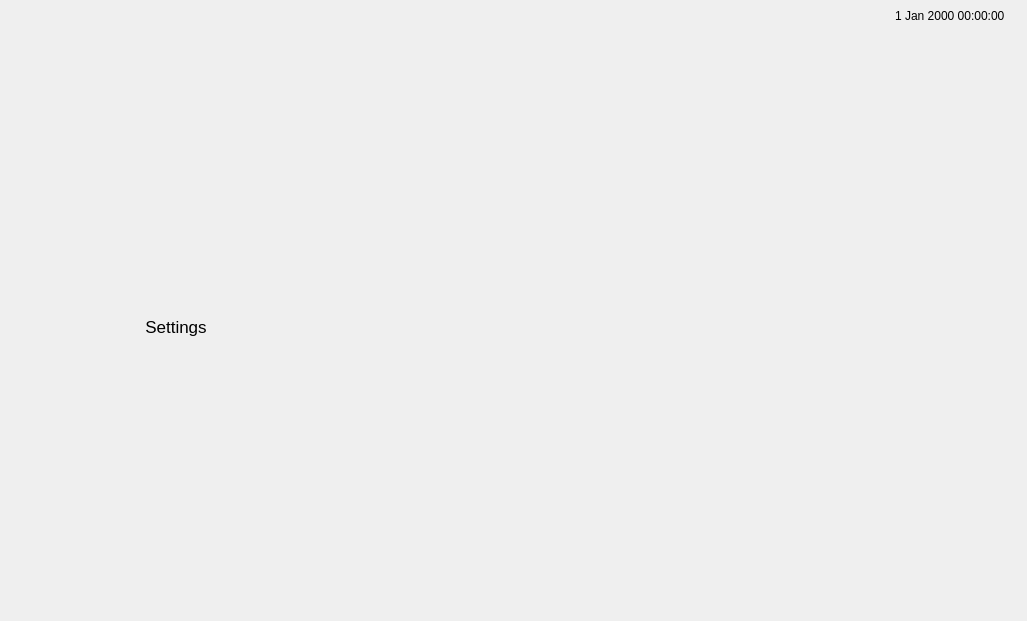
<?xml version="1.0" encoding="UTF-8"?>
<ui version="4.0">
 <class>p2Landing</class>
 <widget class="QWidget" name="p2Landing">
  <property name="geometry">
   <rect>
    <x>0</x>
    <y>0</y>
    <width>1027</width>
    <height>621</height>
   </rect>
  </property>
  <property name="windowTitle">
   <string>Form</string>
  </property>
  <property name="styleSheet">
   <string notr="true">QPushButton#backToHome{
border: 0px solid gray;
border-radius: 10px;
padding: 0 8px;
background-color: transparent;
}
QPushButton{
border: 0px solid gray;
border-radius: 10px;
padding: 0 8px;
background-color: transparent;
}
QDateTimeEdit {
  background: transparent;
  border: 0px solid gray;
  border-radius: 3px;
  padding: 1px 18px 1px 3px;
  min-width: 6em;
}
QDateTimeEdit::drop-down {
  subcontrol-origin: padding;
  subcontrol-position: top right;
  width: 15px;
  border-left-width: 1px;
  border-left-color: red;
  border-left-style: solid;
  border-top-right-radius: 3px;
  border-bottom-right-radius: 3px;
}

</string>
  </property>
  <widget class="QDateTimeEdit" name="dateTimeEdit">
   <property name="geometry">
    <rect>
     <x>890</x>
     <y>0</y>
     <width>201</width>
     <height>31</height>
    </rect>
   </property>
   <property name="layoutDirection">
    <enum>Qt::LeftToRight</enum>
   </property>
   <property name="readOnly">
    <bool>true</bool>
   </property>
   <property name="calendarPopup">
    <bool>false</bool>
   </property>
  </widget>
  <widget class="QPushButton" name="backToHome">
   <property name="geometry">
    <rect>
     <x>480</x>
     <y>530</y>
     <width>71</width>
     <height>61</height>
    </rect>
   </property>
   <property name="text">
    <string/>
   </property>
  </widget>
  <widget class="QWidget" name="gridLayoutWidget">
   <property name="geometry">
    <rect>
     <x>90</x>
     <y>40</y>
     <width>861</width>
     <height>471</height>
    </rect>
   </property>
   <layout class="QGridLayout" name="gridLayout">
    <property name="horizontalSpacing">
     <number>6</number>
    </property>
    <property name="verticalSpacing">
     <number>20</number>
    </property>
    <item row="1" column="0">
     <layout class="QHBoxLayout" name="horizontalLayout_4">
      <property name="spacing">
       <number>0</number>
      </property>
      <property name="sizeConstraint">
       <enum>QLayout::SetNoConstraint</enum>
      </property>
      <item>
       <layout class="QVBoxLayout" name="settings">
        <property name="spacing">
         <number>0</number>
        </property>
        <property name="bottomMargin">
         <number>0</number>
        </property>
        <item>
         <widget class="QPushButton" name="settingsButton">
          <property name="sizePolicy">
           <sizepolicy hsizetype="Minimum" vsizetype="Minimum">
            <horstretch>0</horstretch>
            <verstretch>0</verstretch>
           </sizepolicy>
          </property>
          <property name="text">
           <string/>
          </property>
         </widget>
        </item>
        <item>
         <widget class="QLabel" name="settingsLabel">
          <property name="sizePolicy">
           <sizepolicy hsizetype="Minimum" vsizetype="Minimum">
            <horstretch>0</horstretch>
            <verstretch>0</verstretch>
           </sizepolicy>
          </property>
          <property name="maximumSize">
           <size>
            <width>200</width>
            <height>30</height>
           </size>
          </property>
          <property name="font">
           <font>
            <pointsize>13</pointsize>
           </font>
          </property>
          <property name="text">
           <string>Settings</string>
          </property>
          <property name="alignment">
           <set>Qt::AlignHCenter|Qt::AlignTop</set>
          </property>
         </widget>
        </item>
       </layout>
      </item>
      <item>
       <layout class="QVBoxLayout" name="app7">
        <property name="spacing">
         <number>0</number>
        </property>
        <item>
         <widget class="QPushButton" name="app7Button">
          <property name="sizePolicy">
           <sizepolicy hsizetype="Minimum" vsizetype="Preferred">
            <horstretch>0</horstretch>
            <verstretch>0</verstretch>
           </sizepolicy>
          </property>
          <property name="text">
           <string/>
          </property>
         </widget>
        </item>
        <item>
         <widget class="QLabel" name="app7Label">
          <property name="sizePolicy">
           <sizepolicy hsizetype="Minimum" vsizetype="Minimum">
            <horstretch>0</horstretch>
            <verstretch>0</verstretch>
           </sizepolicy>
          </property>
          <property name="maximumSize">
           <size>
            <width>200</width>
            <height>30</height>
           </size>
          </property>
          <property name="font">
           <font>
            <pointsize>13</pointsize>
           </font>
          </property>
          <property name="text">
           <string/>
          </property>
          <property name="alignment">
           <set>Qt::AlignHCenter|Qt::AlignTop</set>
          </property>
         </widget>
        </item>
       </layout>
      </item>
      <item>
       <layout class="QVBoxLayout" name="app8">
        <property name="spacing">
         <number>0</number>
        </property>
        <item>
         <widget class="QPushButton" name="app8Button">
          <property name="sizePolicy">
           <sizepolicy hsizetype="Minimum" vsizetype="Preferred">
            <horstretch>0</horstretch>
            <verstretch>0</verstretch>
           </sizepolicy>
          </property>
          <property name="text">
           <string/>
          </property>
         </widget>
        </item>
        <item>
         <widget class="QLabel" name="app8Label">
          <property name="sizePolicy">
           <sizepolicy hsizetype="Minimum" vsizetype="Minimum">
            <horstretch>0</horstretch>
            <verstretch>0</verstretch>
           </sizepolicy>
          </property>
          <property name="maximumSize">
           <size>
            <width>200</width>
            <height>30</height>
           </size>
          </property>
          <property name="font">
           <font>
            <pointsize>13</pointsize>
           </font>
          </property>
          <property name="text">
           <string/>
          </property>
          <property name="alignment">
           <set>Qt::AlignHCenter|Qt::AlignTop</set>
          </property>
         </widget>
        </item>
       </layout>
      </item>
      <item>
       <layout class="QVBoxLayout" name="app9">
        <property name="spacing">
         <number>0</number>
        </property>
        <item>
         <widget class="QPushButton" name="app9Button">
          <property name="sizePolicy">
           <sizepolicy hsizetype="Minimum" vsizetype="Preferred">
            <horstretch>0</horstretch>
            <verstretch>0</verstretch>
           </sizepolicy>
          </property>
          <property name="text">
           <string/>
          </property>
         </widget>
        </item>
        <item>
         <widget class="QLabel" name="app9Label">
          <property name="sizePolicy">
           <sizepolicy hsizetype="Minimum" vsizetype="Minimum">
            <horstretch>0</horstretch>
            <verstretch>0</verstretch>
           </sizepolicy>
          </property>
          <property name="maximumSize">
           <size>
            <width>200</width>
            <height>30</height>
           </size>
          </property>
          <property name="font">
           <font>
            <pointsize>13</pointsize>
           </font>
          </property>
          <property name="text">
           <string/>
          </property>
          <property name="alignment">
           <set>Qt::AlignHCenter|Qt::AlignTop</set>
          </property>
         </widget>
        </item>
       </layout>
      </item>
      <item>
       <layout class="QVBoxLayout" name="app10">
        <property name="spacing">
         <number>0</number>
        </property>
        <item>
         <widget class="QPushButton" name="app10Button">
          <property name="sizePolicy">
           <sizepolicy hsizetype="Minimum" vsizetype="Preferred">
            <horstretch>0</horstretch>
            <verstretch>0</verstretch>
           </sizepolicy>
          </property>
          <property name="text">
           <string/>
          </property>
         </widget>
        </item>
        <item>
         <widget class="QLabel" name="app10Label">
          <property name="sizePolicy">
           <sizepolicy hsizetype="Minimum" vsizetype="Minimum">
            <horstretch>0</horstretch>
            <verstretch>0</verstretch>
           </sizepolicy>
          </property>
          <property name="maximumSize">
           <size>
            <width>200</width>
            <height>30</height>
           </size>
          </property>
          <property name="font">
           <font>
            <pointsize>13</pointsize>
           </font>
          </property>
          <property name="text">
           <string/>
          </property>
          <property name="alignment">
           <set>Qt::AlignHCenter|Qt::AlignTop</set>
          </property>
         </widget>
        </item>
       </layout>
      </item>
     </layout>
    </item>
    <item row="2" column="0">
     <layout class="QVBoxLayout" name="verticalLayout_2">
      <item>
       <layout class="QHBoxLayout" name="horizontalLayout_2">
        <property name="spacing">
         <number>0</number>
        </property>
        <item>
         <layout class="QVBoxLayout" name="app11">
          <property name="spacing">
           <number>0</number>
          </property>
          <item>
           <widget class="QPushButton" name="app11Button">
            <property name="sizePolicy">
             <sizepolicy hsizetype="Minimum" vsizetype="Preferred">
              <horstretch>0</horstretch>
              <verstretch>0</verstretch>
             </sizepolicy>
            </property>
            <property name="text">
             <string/>
            </property>
           </widget>
          </item>
          <item>
           <widget class="QLabel" name="app11Label">
            <property name="sizePolicy">
             <sizepolicy hsizetype="Minimum" vsizetype="Minimum">
              <horstretch>0</horstretch>
              <verstretch>0</verstretch>
             </sizepolicy>
            </property>
            <property name="maximumSize">
             <size>
              <width>200</width>
              <height>30</height>
             </size>
            </property>
            <property name="font">
             <font>
              <pointsize>13</pointsize>
             </font>
            </property>
            <property name="text">
             <string/>
            </property>
            <property name="alignment">
             <set>Qt::AlignHCenter|Qt::AlignTop</set>
            </property>
           </widget>
          </item>
         </layout>
        </item>
        <item>
         <layout class="QVBoxLayout" name="app12">
          <property name="spacing">
           <number>0</number>
          </property>
          <item>
           <widget class="QPushButton" name="app12Button">
            <property name="sizePolicy">
             <sizepolicy hsizetype="Minimum" vsizetype="Preferred">
              <horstretch>0</horstretch>
              <verstretch>0</verstretch>
             </sizepolicy>
            </property>
            <property name="text">
             <string/>
            </property>
           </widget>
          </item>
          <item>
           <widget class="QLabel" name="app12Label">
            <property name="sizePolicy">
             <sizepolicy hsizetype="Minimum" vsizetype="Minimum">
              <horstretch>0</horstretch>
              <verstretch>0</verstretch>
             </sizepolicy>
            </property>
            <property name="maximumSize">
             <size>
              <width>200</width>
              <height>30</height>
             </size>
            </property>
            <property name="font">
             <font>
              <pointsize>13</pointsize>
             </font>
            </property>
            <property name="text">
             <string/>
            </property>
            <property name="alignment">
             <set>Qt::AlignHCenter|Qt::AlignTop</set>
            </property>
           </widget>
          </item>
         </layout>
        </item>
        <item>
         <layout class="QVBoxLayout" name="app13">
          <property name="spacing">
           <number>0</number>
          </property>
          <item>
           <widget class="QPushButton" name="app13Button">
            <property name="sizePolicy">
             <sizepolicy hsizetype="Minimum" vsizetype="Preferred">
              <horstretch>0</horstretch>
              <verstretch>0</verstretch>
             </sizepolicy>
            </property>
            <property name="text">
             <string/>
            </property>
           </widget>
          </item>
          <item>
           <widget class="QLabel" name="app13Label">
            <property name="sizePolicy">
             <sizepolicy hsizetype="Minimum" vsizetype="Minimum">
              <horstretch>0</horstretch>
              <verstretch>0</verstretch>
             </sizepolicy>
            </property>
            <property name="maximumSize">
             <size>
              <width>200</width>
              <height>30</height>
             </size>
            </property>
            <property name="font">
             <font>
              <pointsize>13</pointsize>
             </font>
            </property>
            <property name="text">
             <string/>
            </property>
            <property name="alignment">
             <set>Qt::AlignHCenter|Qt::AlignTop</set>
            </property>
           </widget>
          </item>
         </layout>
        </item>
        <item>
         <layout class="QVBoxLayout" name="app14">
          <property name="spacing">
           <number>0</number>
          </property>
          <item>
           <widget class="QPushButton" name="app14Button">
            <property name="sizePolicy">
             <sizepolicy hsizetype="Minimum" vsizetype="Preferred">
              <horstretch>0</horstretch>
              <verstretch>0</verstretch>
             </sizepolicy>
            </property>
            <property name="minimumSize">
             <size>
              <width>0</width>
              <height>0</height>
             </size>
            </property>
            <property name="focusPolicy">
             <enum>Qt::StrongFocus</enum>
            </property>
            <property name="text">
             <string/>
            </property>
           </widget>
          </item>
          <item>
           <widget class="QLabel" name="app14Label">
            <property name="sizePolicy">
             <sizepolicy hsizetype="Minimum" vsizetype="Minimum">
              <horstretch>0</horstretch>
              <verstretch>0</verstretch>
             </sizepolicy>
            </property>
            <property name="maximumSize">
             <size>
              <width>200</width>
              <height>30</height>
             </size>
            </property>
            <property name="font">
             <font>
              <pointsize>13</pointsize>
             </font>
            </property>
            <property name="text">
             <string/>
            </property>
            <property name="alignment">
             <set>Qt::AlignHCenter|Qt::AlignTop</set>
            </property>
           </widget>
          </item>
         </layout>
        </item>
        <item>
         <layout class="QVBoxLayout" name="app15">
          <property name="spacing">
           <number>0</number>
          </property>
          <item>
           <widget class="QPushButton" name="app15Button">
            <property name="sizePolicy">
             <sizepolicy hsizetype="Minimum" vsizetype="Preferred">
              <horstretch>0</horstretch>
              <verstretch>0</verstretch>
             </sizepolicy>
            </property>
            <property name="text">
             <string/>
            </property>
           </widget>
          </item>
          <item>
           <widget class="QLabel" name="app15Label">
            <property name="sizePolicy">
             <sizepolicy hsizetype="Minimum" vsizetype="Minimum">
              <horstretch>0</horstretch>
              <verstretch>0</verstretch>
             </sizepolicy>
            </property>
            <property name="maximumSize">
             <size>
              <width>200</width>
              <height>30</height>
             </size>
            </property>
            <property name="font">
             <font>
              <pointsize>13</pointsize>
             </font>
            </property>
            <property name="text">
             <string/>
            </property>
            <property name="alignment">
             <set>Qt::AlignHCenter|Qt::AlignTop</set>
            </property>
           </widget>
          </item>
         </layout>
        </item>
       </layout>
      </item>
     </layout>
    </item>
    <item row="0" column="0">
     <layout class="QVBoxLayout" name="verticalLayout">
      <item>
       <layout class="QHBoxLayout" name="horizontalLayout">
        <property name="spacing">
         <number>0</number>
        </property>
        <item>
         <layout class="QVBoxLayout" name="app1">
          <property name="spacing">
           <number>0</number>
          </property>
          <item>
           <widget class="QPushButton" name="app1Button">
            <property name="sizePolicy">
             <sizepolicy hsizetype="Minimum" vsizetype="Preferred">
              <horstretch>0</horstretch>
              <verstretch>0</verstretch>
             </sizepolicy>
            </property>
            <property name="text">
             <string/>
            </property>
           </widget>
          </item>
          <item>
           <widget class="QLabel" name="app1Label">
            <property name="sizePolicy">
             <sizepolicy hsizetype="Minimum" vsizetype="Minimum">
              <horstretch>0</horstretch>
              <verstretch>0</verstretch>
             </sizepolicy>
            </property>
            <property name="maximumSize">
             <size>
              <width>200</width>
              <height>30</height>
             </size>
            </property>
            <property name="font">
             <font>
              <pointsize>13</pointsize>
             </font>
            </property>
            <property name="text">
             <string/>
            </property>
            <property name="alignment">
             <set>Qt::AlignHCenter|Qt::AlignTop</set>
            </property>
           </widget>
          </item>
         </layout>
        </item>
        <item>
         <layout class="QVBoxLayout" name="app2">
          <property name="spacing">
           <number>0</number>
          </property>
          <item>
           <widget class="QPushButton" name="app2Button">
            <property name="sizePolicy">
             <sizepolicy hsizetype="Minimum" vsizetype="Preferred">
              <horstretch>0</horstretch>
              <verstretch>0</verstretch>
             </sizepolicy>
            </property>
            <property name="text">
             <string/>
            </property>
           </widget>
          </item>
          <item>
           <widget class="QLabel" name="app2Label">
            <property name="sizePolicy">
             <sizepolicy hsizetype="Minimum" vsizetype="Minimum">
              <horstretch>0</horstretch>
              <verstretch>0</verstretch>
             </sizepolicy>
            </property>
            <property name="maximumSize">
             <size>
              <width>200</width>
              <height>30</height>
             </size>
            </property>
            <property name="font">
             <font>
              <pointsize>13</pointsize>
             </font>
            </property>
            <property name="text">
             <string/>
            </property>
            <property name="alignment">
             <set>Qt::AlignHCenter|Qt::AlignTop</set>
            </property>
           </widget>
          </item>
         </layout>
        </item>
        <item>
         <layout class="QVBoxLayout" name="app3">
          <property name="spacing">
           <number>0</number>
          </property>
          <item>
           <widget class="QPushButton" name="app3Button">
            <property name="sizePolicy">
             <sizepolicy hsizetype="Minimum" vsizetype="Preferred">
              <horstretch>0</horstretch>
              <verstretch>0</verstretch>
             </sizepolicy>
            </property>
            <property name="text">
             <string/>
            </property>
           </widget>
          </item>
          <item>
           <widget class="QLabel" name="app3Label">
            <property name="sizePolicy">
             <sizepolicy hsizetype="Minimum" vsizetype="Minimum">
              <horstretch>0</horstretch>
              <verstretch>0</verstretch>
             </sizepolicy>
            </property>
            <property name="maximumSize">
             <size>
              <width>200</width>
              <height>30</height>
             </size>
            </property>
            <property name="font">
             <font>
              <pointsize>13</pointsize>
             </font>
            </property>
            <property name="text">
             <string/>
            </property>
            <property name="alignment">
             <set>Qt::AlignHCenter|Qt::AlignTop</set>
            </property>
           </widget>
          </item>
         </layout>
        </item>
        <item>
         <layout class="QVBoxLayout" name="app4">
          <property name="spacing">
           <number>0</number>
          </property>
          <item>
           <widget class="QPushButton" name="app4Button">
            <property name="sizePolicy">
             <sizepolicy hsizetype="Minimum" vsizetype="Preferred">
              <horstretch>0</horstretch>
              <verstretch>0</verstretch>
             </sizepolicy>
            </property>
            <property name="text">
             <string/>
            </property>
           </widget>
          </item>
          <item>
           <widget class="QLabel" name="app4Label">
            <property name="sizePolicy">
             <sizepolicy hsizetype="Minimum" vsizetype="Minimum">
              <horstretch>0</horstretch>
              <verstretch>0</verstretch>
             </sizepolicy>
            </property>
            <property name="maximumSize">
             <size>
              <width>200</width>
              <height>30</height>
             </size>
            </property>
            <property name="font">
             <font>
              <pointsize>13</pointsize>
             </font>
            </property>
            <property name="text">
             <string/>
            </property>
            <property name="alignment">
             <set>Qt::AlignHCenter|Qt::AlignTop</set>
            </property>
           </widget>
          </item>
         </layout>
        </item>
        <item>
         <layout class="QVBoxLayout" name="app5">
          <property name="spacing">
           <number>0</number>
          </property>
          <item>
           <widget class="QPushButton" name="app5Button">
            <property name="sizePolicy">
             <sizepolicy hsizetype="Minimum" vsizetype="Preferred">
              <horstretch>0</horstretch>
              <verstretch>0</verstretch>
             </sizepolicy>
            </property>
            <property name="text">
             <string/>
            </property>
           </widget>
          </item>
          <item>
           <widget class="QLabel" name="app5Label">
            <property name="sizePolicy">
             <sizepolicy hsizetype="Minimum" vsizetype="Minimum">
              <horstretch>0</horstretch>
              <verstretch>0</verstretch>
             </sizepolicy>
            </property>
            <property name="maximumSize">
             <size>
              <width>200</width>
              <height>30</height>
             </size>
            </property>
            <property name="font">
             <font>
              <pointsize>13</pointsize>
             </font>
            </property>
            <property name="text">
             <string/>
            </property>
            <property name="alignment">
             <set>Qt::AlignHCenter|Qt::AlignTop</set>
            </property>
           </widget>
          </item>
         </layout>
        </item>
       </layout>
      </item>
     </layout>
    </item>
   </layout>
  </widget>
 </widget>
 <resources/>
 <connections/>
</ui>
